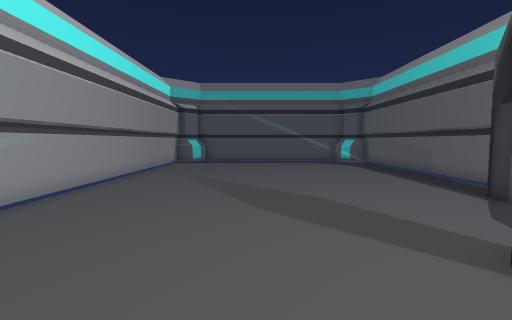
View 1 (above)

12 first-person views from a walk through a Unity game level. The camera is 1.5 m above the floor, tilts 4° down and sees 85° across. The floor is counted in squares, 1 m on a side. Each view is taken from the middle of a square. On the plan, view 1 faces up. The plan holds only what a view shows up to about 14 squares ahead; the rest is blank. The place goes on beyond the plan.

View 2
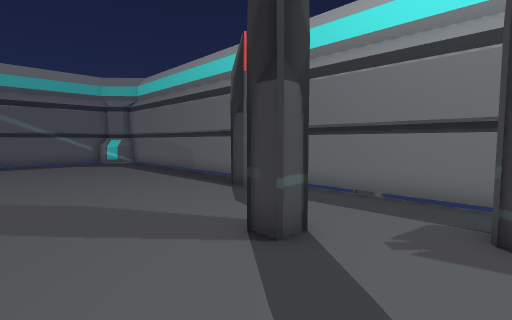

View 3
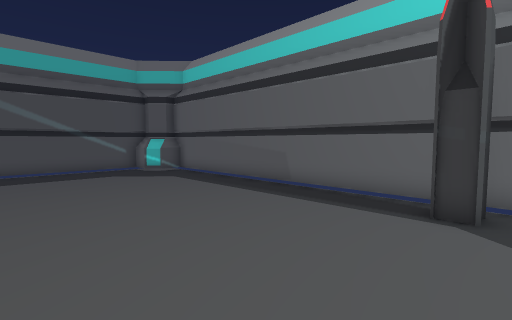

View 4
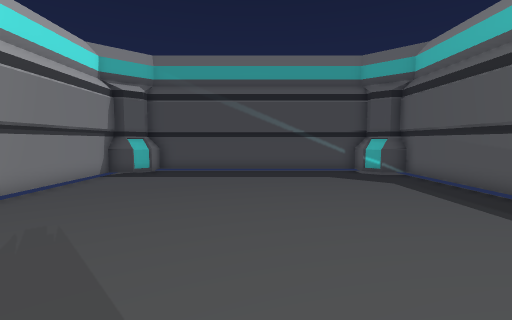

View 5
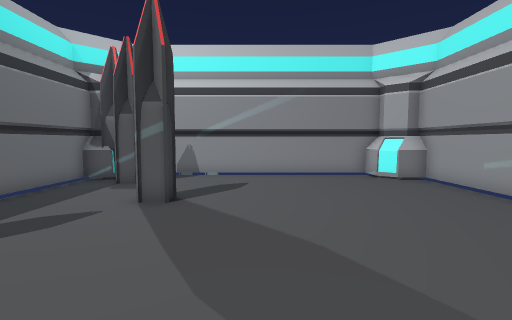

View 6
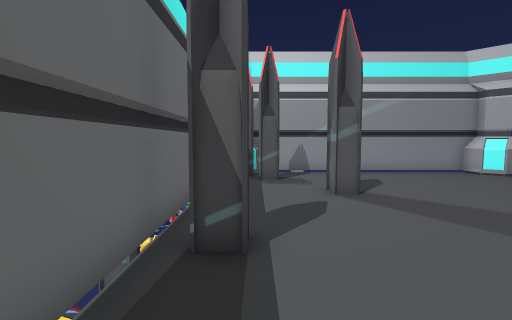

View 7
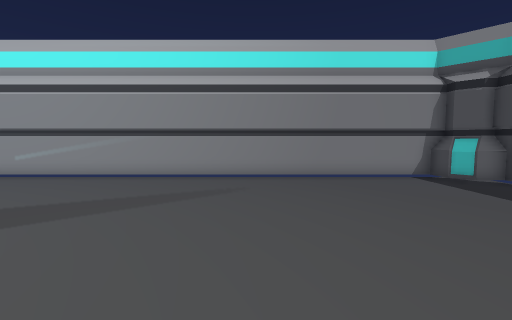

View 8
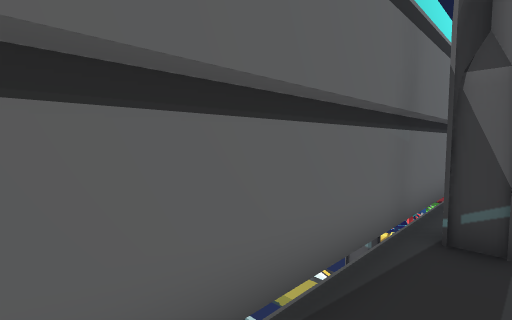

View 9
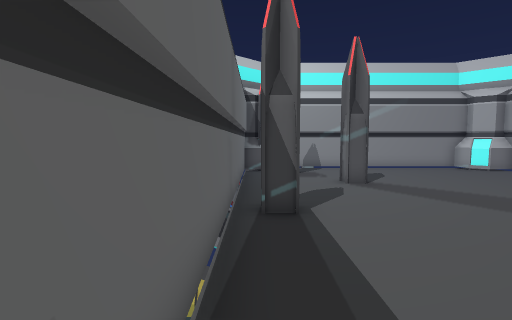

View 10
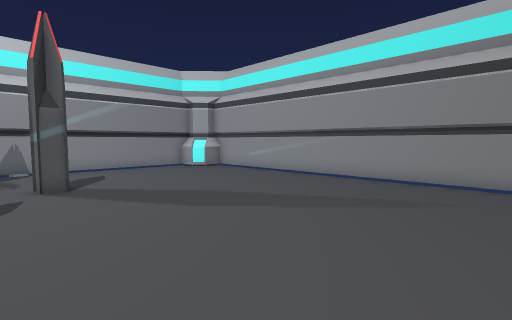

View 11
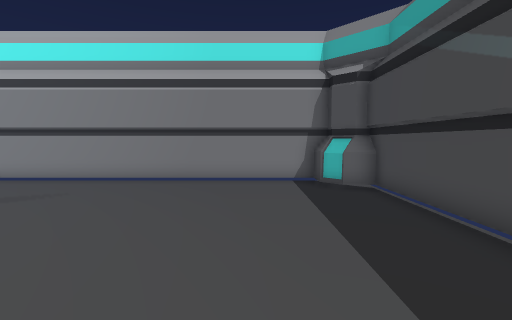

View 12
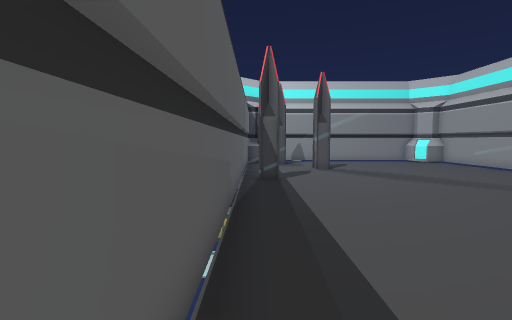

### Floor plan
Points are (right, up) in squares from view 1. A wall is a line through its corners. A room is listed if a view was taken in it or the views show most of it. See-through windows are left out.
Room 1 (views 1, 2, 3, 4, 5, 6, 7, 8, 9, 10, 11, 12)
walls: (7.6, 9.4) (7.6, 19.5) (6.9, 19.5); (7.6, 2.4) (7.6, 5.6); (6.4, -0.5) (7.6, -0.5); (6.9, -0.9) (7.6, -0.9) (7.6, 0.6); (6.9, -1.1) (7.6, -1.1); (7.6, 19.2) (6.6, 19.2) (5.9, 19.8) (5.9, 20.9); (7.1, 19.6) (6.4, 20.2); (7.6, 19.4) (6.8, 19.4); (-5.5, -0.5) (-4.5, -0.5) (-3.8, -1.2) (-3.8, -2.3); (-4.6, 19.4) (-5.5, 19.4); (-5.4, -1) (-4.9, -1) (-4.3, -1.6); (6.5, 20.8) (-4.4, 20.8); (-4.4, -2.1) (6.1, -2.1); (-4.2, 20.3) (-4.8, 19.7) (-4.7, 19.5) (-5.4, 19.5) (-5.4, -0.9) (-4.6, -0.9); (-3.8, 20.9) (-3.8, 19.9) (-4.5, 19.2) (-5.5, 19.2)
objects: other object (3, 3) to (4, 3); other object (5, 0) to (6, 0); other object (6, -1); other object (6, 7) to (7, 7); other object (8, 1) to (8, 2); other object (8, 6) to (10, 7); other object (8, 8) to (9, 9); other object (9, 1) to (10, 3); other object (9, 4) to (10, 4); other object (9, 5)

Positions as (right, up) in squares from view 1, and headings:
1: (0, 0), facing up
2: (0, 0), facing up-right
3: (0, 6), facing up-right
4: (1, 7), facing up
5: (1, 10), facing down
6: (6, 11), facing down
7: (6, 12), facing left
8: (6, 12), facing down-right
9: (7, 13), facing down
10: (5, 13), facing down-left
11: (5, 17), facing left
12: (7, 18), facing down
